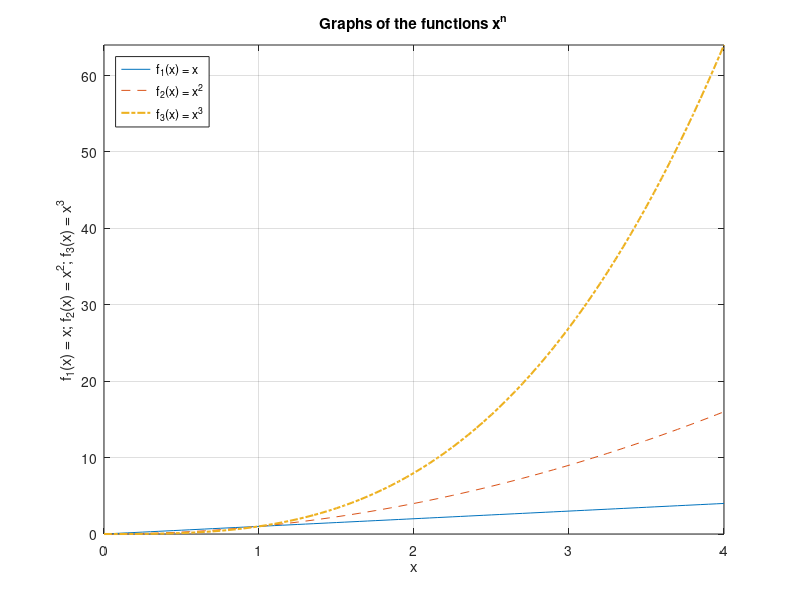
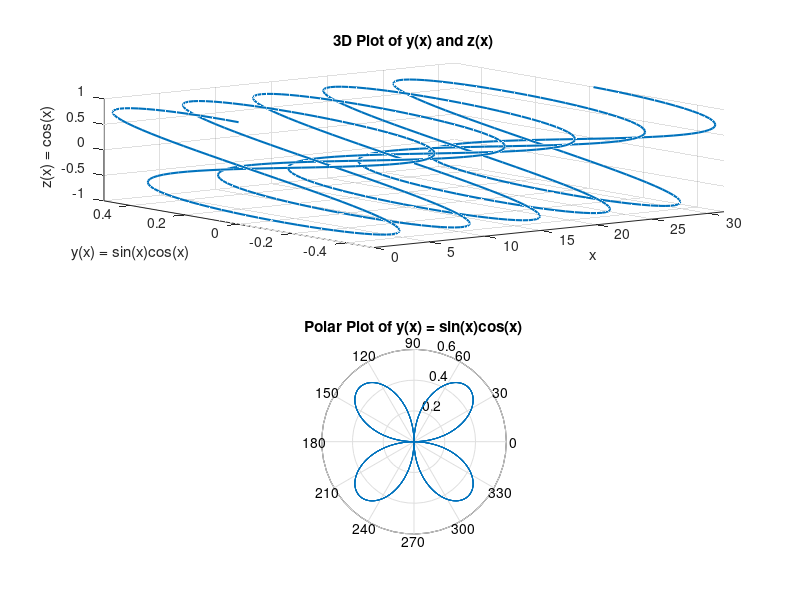
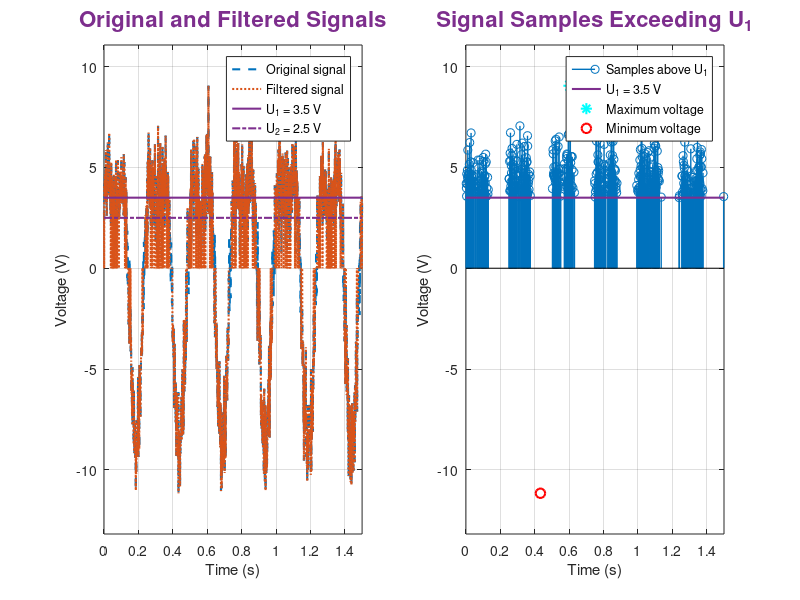

Here is the MATLAB script that generated these plots, in order:
% Name: Dilara
% Surname: Ozguder
% Group: EKFU-25/1
% Student ID: 20244609
% Laboratory work 3
% Variant 9


%% Task 1 - Creating 2-D graphs

x = linspace(0,4,81);

f1 = x;
f2 = x.^2;
f3 = x.^3;

figure

plot(x,f1,'-',x,f2,'--',x,f3,'-.','LineWidth',1.5)

axis([0 4 0 64])

xlabel('x')
ylabel('f_1(x) = x; f_2(x) = x^2; f_3(x) = x^3')

title('Graphs of the functions x^n')

legend('f_1(x) = x', ...
       'f_2(x) = x^2', ...
       'f_3(x) = x^3', ...
       'Location','northwest')

grid on


%% Task 2 - Preparation of specialized plots

x3 = 0:0.05:10*pi;

y = sin(x3).*cos(x3);
z = cos(x3);

figure

subplot(2,1,1)

plot3(x3,y,z,'LineWidth',1.5)

xlabel('x')
ylabel('y(x) = sin(x)cos(x)')
zlabel('z(x) = cos(x)')

title('3D Plot of y(x) and z(x)')

axis([0 10*pi -0.5 0.5 -1 1])

grid on


subplot(2,1,2)

polar(x3,y)

title('Polar Plot of y(x) = sin(x)cos(x)')

axis([-0.6 0.6 -0.6 0.6])

grid on


%% Complementary Task - Graphical representation of signals

t = 0:0.001:1.5;

A = 6;
f = 4;
sigma = 1.2;
U1 = 3.5;
U2 = 2.5;

cleanSignal = A*sin(2*pi*f*t) + 0.5*A*cos(4*pi*f*t);

n = sigma*randn(size(t));

originalSignal = cleanSignal + n;

filteredSignal = originalSignal;
filteredSignal(abs(filteredSignal) < U2) = 0;

aboveU1 = originalSignal > U1;

maximumVoltage = max(originalSignal);
minimumVoltage = min(originalSignal);

maxLocations = originalSignal == maximumVoltage;
minLocations = originalSignal == minimumVoltage;

purple = [0.4940 0.1840 0.5560];

yMinimum = min([originalSignal filteredSignal U2]);
yMaximum = max([originalSignal filteredSignal U1]);

margin = 0.1*(yMaximum-yMinimum);


figure


subplot(1,2,1)

plot(t,originalSignal,'--','LineWidth',1.5)

hold on

plot(t,filteredSignal,':','LineWidth',1.5)

plot([t(1) t(end)],[U1 U1], ...
    '-','Color',purple,'LineWidth',1.5)

plot([t(1) t(end)],[U2 U2], ...
    '-.','LineWidth',1.5)

xlabel('Time (s)')
ylabel('Voltage (V)')

title('Original and Filtered Signals', ...
      'Color',purple, ...
      'FontSize',16)

legend('Original signal', ...
       'Filtered signal', ...
       'U_1 = 3.5 V', ...
       'U_2 = 2.5 V', ...
       'Location','best')

axis([0 1.5 yMinimum-margin yMaximum+margin])

grid on

hold off


subplot(1,2,2)

stem(t(aboveU1),originalSignal(aboveU1), ...
     'LineWidth',1.0)

hold on

plot([t(1) t(end)],[U1 U1], ...
    '-','Color',purple,'LineWidth',1.5)

plot(t(maxLocations),originalSignal(maxLocations), ...
     'c*','MarkerSize',10,'LineWidth',1.5)

plot(t(minLocations),originalSignal(minLocations), ...
     'ro','MarkerSize',7,'LineWidth',1.5)

xlabel('Time (s)')
ylabel('Voltage (V)')

title('Signal Samples Exceeding U_1', ...
      'Color',purple, ...
      'FontSize',16)

legend('Samples above U_1', ...
       'U_1 = 3.5 V', ...
       'Maximum voltage', ...
       'Minimum voltage', ...
       'Location','best')

axis([0 1.5 yMinimum-margin yMaximum+margin])

grid on

hold off
